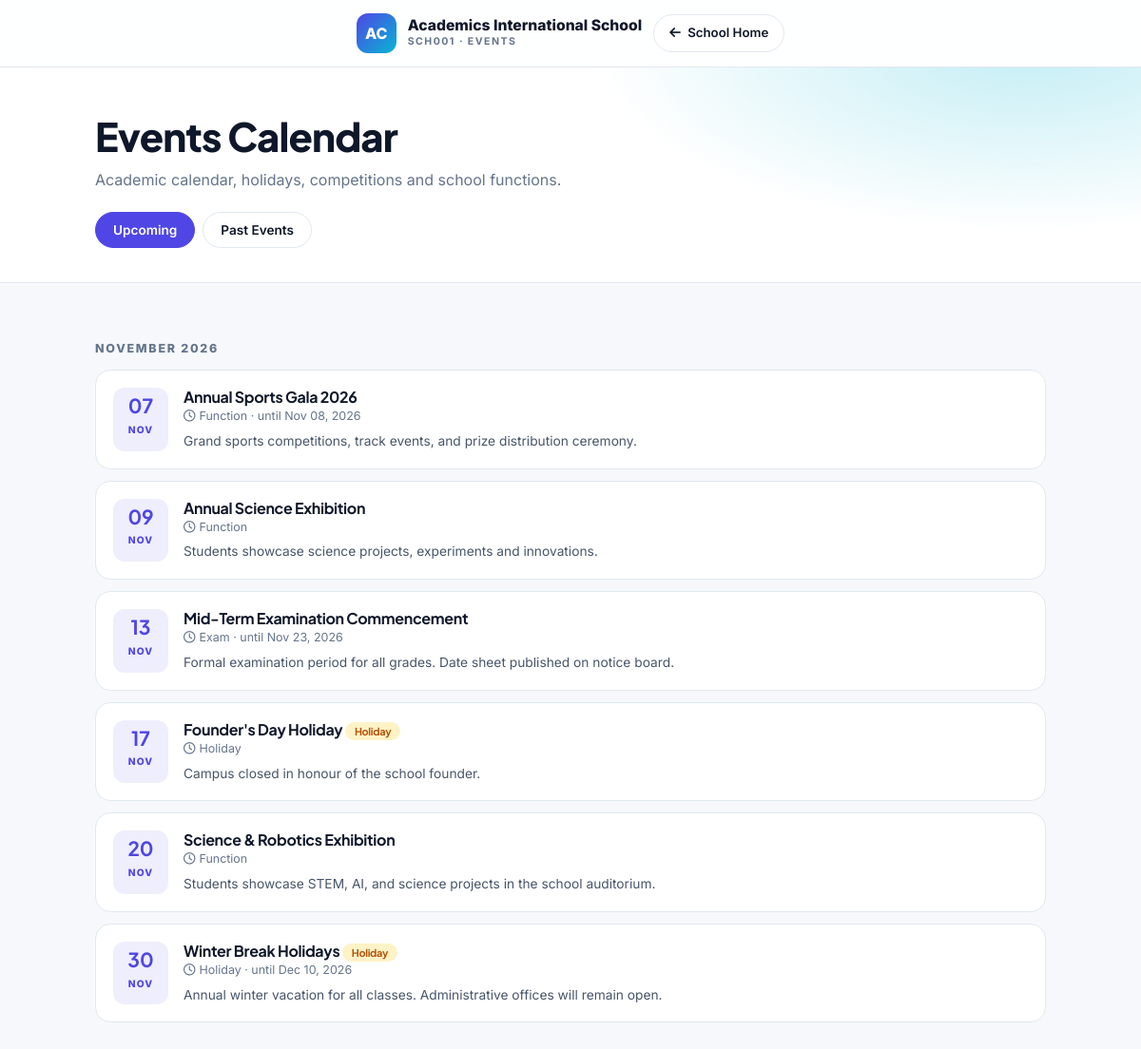
The page /public/school_events.php?code=SCH001 on the database its author committed.
### tables this page shows
CREATE TABLE `school_settings` (
  `id` int(11) NOT NULL AUTO_INCREMENT,
  `school_id` int(11) NOT NULL,
  `public_page_title` varchar(255) DEFAULT NULL,
  `public_page_description` text DEFAULT NULL,
  `allow_parent_auto_login` tinyint(1) NOT NULL DEFAULT 1,
  `session_timeout_minutes` int(11) NOT NULL DEFAULT 30,
  `created_at` timestamp NOT NULL DEFAULT current_timestamp(),
  `updated_at` timestamp NOT NULL DEFAULT current_timestamp() ON UPDATE current_timestamp(),
  PRIMARY KEY (`id`),
  UNIQUE KEY `school_id` (`school_id`),
  CONSTRAINT `fk_school_settings_school` FOREIGN KEY (`school_id`) REFERENCES `schools` (`id`) ON DELETE CASCADE
);

CREATE TABLE `schools` (
  `id` int(11) NOT NULL AUTO_INCREMENT,
  `school_name` varchar(255) NOT NULL,
  `school_code` varchar(50) NOT NULL,
  `subdomain` varchar(50) DEFAULT NULL,
  `school_email` varchar(255) DEFAULT NULL,
  `school_phone` varchar(30) DEFAULT NULL,
  `school_address` text DEFAULT NULL,
  `owner_name` varchar(100) DEFAULT NULL,
  `school_logo` varchar(255) DEFAULT NULL,
  `primary_color` varchar(20) NOT NULL DEFAULT '#4f46e5',
  `secondary_color` varchar(20) NOT NULL DEFAULT '#06b6d4',
  `motto` varchar(255) DEFAULT NULL,
  `website` varchar(255) DEFAULT NULL,
  `status` enum('active','suspended','trial') NOT NULL DEFAULT 'active',
  `plan` enum('basic','pro','enterprise') NOT NULL DEFAULT 'basic',
  `trial_ends_at` datetime DEFAULT NULL,
  `is_active` tinyint(1) NOT NULL DEFAULT 1,
  `subscription_plan` enum('free','basic','premium') NOT NULL DEFAULT 'free',
  `created_at` timestamp NOT NULL DEFAULT current_timestamp(),
  `updated_at` timestamp NOT NULL DEFAULT current_timestamp() ON UPDATE current_timestamp(),
  PRIMARY KEY (`id`),
  UNIQUE KEY `school_code` (`school_code`),
  UNIQUE KEY `uniq_school_subdomain` (`subdomain`),
  KEY `idx_school_code` (`school_code`),
  KEY `idx_school_active` (`is_active`),
  KEY `idx_school_status` (`status`)
);

CREATE TABLE `school_events` (
  `id` int(11) NOT NULL AUTO_INCREMENT,
  `school_id` int(11) DEFAULT NULL,
  `title` varchar(200) NOT NULL,
  `event_type` enum('Function','Holiday','Exam','Meeting','Other') DEFAULT 'Function',
  `description` text DEFAULT NULL,
  `event_date` date NOT NULL,
  `end_date` date DEFAULT NULL,
  `is_holiday` tinyint(1) DEFAULT 0,
  `status` enum('Upcoming','Ongoing','Completed','Cancelled') DEFAULT 'Upcoming',
  `created_by` int(11) DEFAULT NULL,
  `created_at` timestamp NOT NULL DEFAULT current_timestamp(),
  PRIMARY KEY (`id`),
  KEY `created_by` (`created_by`),
  KEY `idx_event_date` (`event_date`),
  KEY `idx_is_holiday` (`is_holiday`),
  KEY `idx_events_school` (`school_id`),
  CONSTRAINT `school_events_ibfk_1` FOREIGN KEY (`created_by`) REFERENCES `users` (`id`) ON DELETE SET NULL
);

### includes/tenant.php (called while the page is built, shortened)
<?php
require_once __DIR__ . '/functions.php';
function school_by_code(PDO $pdo, string $code, bool $activeOnly = true): ?array {
    $sql = "SELECT s.*, ss.public_page_title, ss.public_page_description
            FROM schools s LEFT JOIN school_settings ss ON ss.school_id = s.id
            WHERE s.school_code = ?" . ($activeOnly ? " AND s.is_active = 1" : "") . " LIMIT 1";
    $st = $pdo->prepare($sql);
    $st->execute([$code]);
    return $st->fetch() ?: null;
}

### includes/functions.php (called while the page is built, shortened)
<?php
function e($string) {
    return htmlspecialchars($string ?? '', ENT_QUOTES, 'UTF-8');
}
function formatDate($date, $format = 'M d, Y') {
    return date($format, strtotime($date));
}

### public/school_events.php (the view, shortened to what this page needs)
<?php
require_once __DIR__ . '/../includes/functions.php';
require_once __DIR__ . '/../includes/tenant.php';
require_once __DIR__ . '/../config/db.php';
$code = strtoupper(trim($_GET['code'] ?? ''));
$school = $code !== '' ? school_by_code($pdo, $code, false) : null;
$tab = ($_GET['view'] ?? 'upcoming') === 'past' ? 'past' : 'upcoming';
$sql = $tab === 'past'
    ? "SELECT * FROM school_events WHERE school_id = ? AND status <> 'Cancelled' AND event_date < CURDATE() ORDER BY event_date DESC LIMIT 60"
    : "SELECT * FROM school_events WHERE school_id = ? AND status <> 'Cancelled' AND event_date >= CURDATE() ORDER BY event_date ASC LIMIT 60";
$stmt = $pdo->prepare($sql);
$stmt->execute([$school['id']]);
$events = $stmt->fetchAll();
$grouped = [];
foreach ($events as $ev) $grouped[date('F Y', strtotime($ev['event_date']))][] = $ev;
?>
<!DOCTYPE html>
<html lang="en">
<head>
<link href="https://cdn.jsdelivr.net/npm/bootstrap@5.3.2/dist/css/bootstrap.min.css" rel="stylesheet">
<link href="https://cdnjs.cloudflare.com/ajax/libs/font-awesome/6.5.1/css/all.min.css" rel="stylesheet">
</head>
<body>
<nav class="nav"><div class="wrap">
    <div class="mark"><?php echo e(strtoupper(substr(preg_replace('/[^A-Za-z]/','',$school['school_name']),0,2))); ?></div>
    <div><div class="name"><?php echo e($school['school_name']); ?></div><div class="sub"><?php echo e($school['school_code']); ?> · Events</div></div>
    <a class="back" href="school.php?code=<?php echo urlencode($school['school_code']); ?>"><i class="fas fa-arrow-left me-1"></i> School Home</a>
</div></nav>
<header class="hero"><div class="wrap">
    <h1>Events Calendar</h1>
    <p>Academic calendar, holidays, competitions and school functions.</p>
    <div class="tabs">
        <a class="tab <?php echo $tab === 'upcoming' ? 'active' : ''; ?>" href="?code=<?php echo urlencode($school['school_code']); ?>&view=upcoming">Upcoming</a>
        <a class="tab <?php echo $tab === 'past' ? 'active' : ''; ?>" href="?code=<?php echo urlencode($school['school_code']); ?>&view=past">Past Events</a>
    </div>
</div></header>
<main class="wrap2">
<?php foreach ($grouped as $month => $list): ?>
    <div class="month"><?php echo e($month); ?></div>
    <?php foreach ($list as $ev): ?>
    <article class="ev">
        <div class="ev-date"><b><?php echo date('d', strtotime($ev['event_date'])); ?></b><span><?php echo date('M', strtotime($ev['event_date'])); ?></span></div>
        <div>
            <h3><?php echo e($ev['title']); ?> <?php if ($ev['is_holiday']): ?><span class="badge-h">Holiday</span><?php endif; ?></h3>
            <div class="meta"><i class="far fa-clock me-1"></i><?php echo e($ev['event_type']); ?><?php if (!empty($ev['end_date']) && $ev['end_date'] !== $ev['event_date']): ?> · until <?php echo formatDate($ev['end_date']); ?><?php endif; ?></div>
            <?php if (!empty($ev['description'])): ?><div class="desc"><?php echo nl2br(e($ev['description'])); ?></div><?php endif; ?>
        </div>
    </article>
    <?php endforeach; ?>
<?php endforeach; ?>
</main>
</body>
</html>

### rows shown on the page
school_settings: school.school_name "AC", school.school_name "Academics International School", school.school_code "SCH001"
school_events: event_date "07", event_date "NOV", title "Annual Sports Gala 2026", event_type "Function", end_date "Nov 08, 2026", description "Grand sports competitions, track events, and prize distribution ceremony."
school_events: event_date "09", event_date "NOV", title "Annual Science Exhibition", event_type "Function", description "Students showcase science projects, experiments and innovations."
school_events: event_date "13", event_date "NOV", title "Mid-Term Examination Commencement", event_type "Exam", end_date "Nov 23, 2026", description "Formal examination period for all grades. Date sheet published on notice board."
school_events: event_date "17", event_date "NOV", title "Founder's Day Holiday", is_holiday "Holiday", event_type "Holiday", description "Campus closed in honour of the school founder."
school_events: event_date "20", event_date "NOV", title "Science & Robotics Exhibition", event_type "Function", description "Students showcase STEM, AI, and science projects in the school auditorium."
school_events: event_date "30", event_date "NOV", title "Winter Break Holidays", is_holiday "Holiday", event_type "Holiday", end_date "Dec 10, 2026", description "Annual winter vacation for all classes. Administrative offices will remain open."

### other values the page prints
$month "NOVEMBER 2026"
